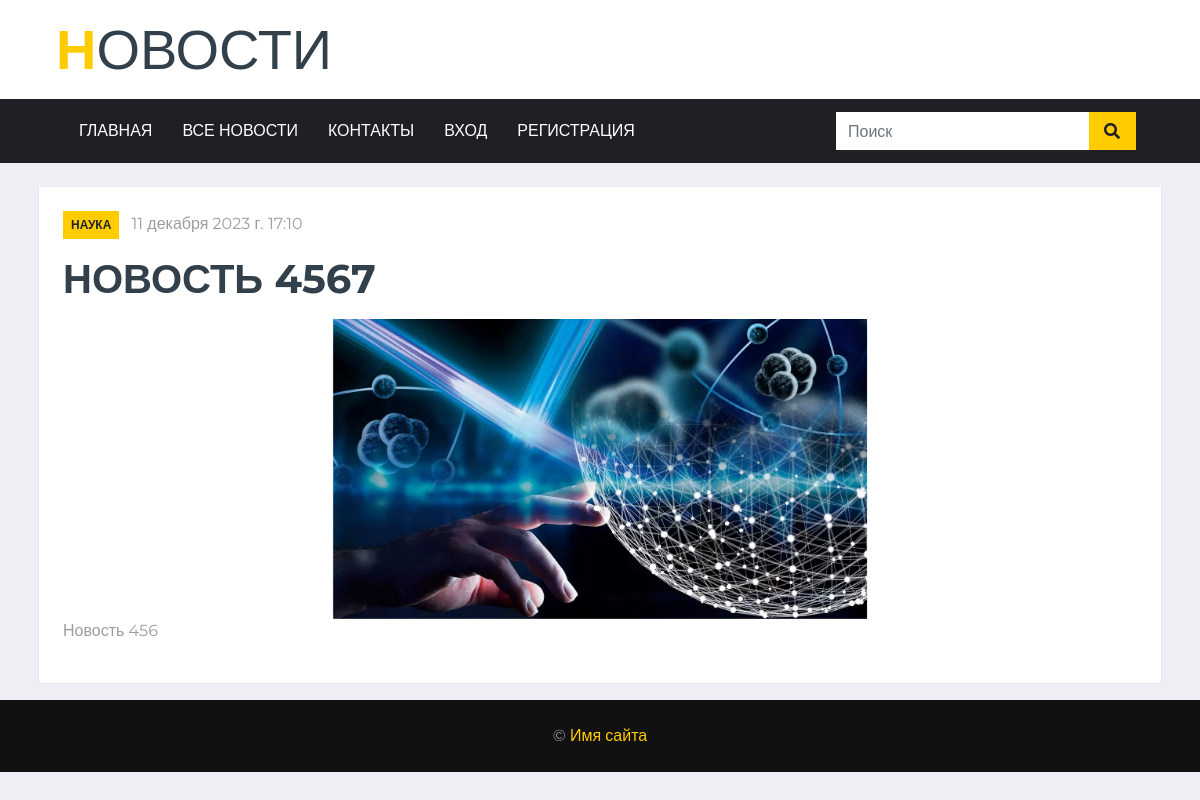
The app's page /news1/9 with its own data.
### news1/models.py (models this page shows, shortened)
class Article(models.Model):
    categories = (('Экономика', 'Economics'),
                  ('Наука', 'Science'),
                  ('Спорт', 'Sport'),
                  ('Политика', 'Policy'),
                  ('Здоровье', 'Health'),
                  ('Путешествия', 'Travel'))
    author = models.ForeignKey(User, on_delete=models.SET_NULL, null=True, verbose_name='Автор')
    title = models.CharField('Название', max_length=50, default='')
    anouncement = models.TextField('Аннотация', max_length=250)
    text = models.TextField('Текст новости')
    date = models.DateTimeField('Дата публикации', auto_now=True)
    category = models.CharField(choices=categories, max_length=20, verbose_name='Категории')
    tags = models.ManyToManyField(to=Tag, blank=True, verbose_name='Тэги')
    slug = models.SlugField()
    class Meta:
        ordering = ['-date']
        verbose_name= 'Новость'
        verbose_name_plural='Новости'

class Image(models.Model):
    article = models.ForeignKey(Article, on_delete=models.CASCADE)
    title = models.CharField(max_length=50, blank=True)
    image = models.ImageField(upload_to='article_images/')

### news1/views.py (the view)
# urls.py: path('<int:pk>', views.ArticleDetailView.as_view(), name='news_detail'),
class ArticleDetailView(ViewCountMixin, DetailView):
    model = Article
    template_name = 'news1/news_detail.html'
    context_object_name = 'article'
    def get_context_data(self, **kwargs):
        context = super().get_context_data(**kwargs)
        current_object = self.object
        images = Image.objects.filter(article=current_object)
        context['images'] = images
        return context

### news1/utils.py (called while the page is built)
def get_client_ip(request):
    x_forwarded_for = request.META.get('HTTP_X_FORWARDED_FOR')
    if x_forwarded_for:
        ip = x_forwarded_for.split(',')[0]
    else:
        ip = request.META.get('REMOTE_ADDR')
    return ip

    def get_object(self):
        obj = super().get_object()
        ip_address = get_client_ip(self.request)
        ViewCount.objects.get_or_create(article=obj, ip_address=ip_address)
        return obj

### news1/templates/news1/news_detail.html (shortened to what this page needs)
<!DOCTYPE html>
{% load static %}
<html lang="ru">
<head>
    <link href="https://cdnjs.cloudflare.com/ajax/libs/font-awesome/5.15.0/css/all.min.css" rel="stylesheet">
    <link href="{% static 'news_portal/' %}lib/owlcarousel/assets/owl.carousel.min.css" rel="stylesheet">
    <link href="{% static 'news_portal/' %}css/style.css" rel="stylesheet">
</head>
<body>
{% include 'news_portal/navbar.html' %}
<br>
    <div class="container-fluid">
        <div class="container">
            <div class="row">
                <div class="col-lg-12">
                    <div class="position-relative mb-3">
                        <div class="bg-white border border-top-0 p-4">
                            <div class="mb-3">
                                <a class="badge badge-primary text-uppercase font-weight-semi-bold p-2 mr-2"
                                    href="#">{{ article.category }}</a>
                                <a class="text-body" href="#">{{ article.date }}</a>
                            </div>
                            <h1 class="mb-3 text-secondary text-uppercase font-weight-bold">{{ article.title }}</h1>
                {% if article.image_set.all %}
                <div id="carouselControls" class="carousel slide" data-ride="carousel">
                    <div class="carousel-inner" role="listbox" style="width:auto; height: 300px; !important;">
                        {% for image in article.image_set.all %}
                        <div class="carousel-item {% if forloop.counter == 1 %} active {% endif %}">
                            <img class="d-block" src="{{ image.image.url }}"
                                 style="margin:auto; height:300px; width:auto;">
                        </div>
                        {% endfor %}
                    </div>
                    <a class="carousel-control-prev" href="#carouselControls" role="button" data-slide="prev">
                        <span class="carousel-control-prev-icon" aria-hidden="true"></span>
                    </a>
                    <a class="carousel-control-next" href="#carouselControls" role="button" data-slide="next">
                        <span class="carousel-control-next-icon" aria-hidden="true"></span>
                    </a>
                </div>
                {% endif%}
                            <p>{{ article.text }}</p>
                    </div>
                </div>
            </div>
        </div>
    </div>
    </div>
{% block footer %} {% include 'news_portal/footer.html' %} {% endblock %}
</body>
</html>

### records on screen
Article: category "НАУКА", date "11 декабря 2023 г. 17:10", title "НОВОСТЬ 4567", text "Новость 456"
Image: image (picture)
